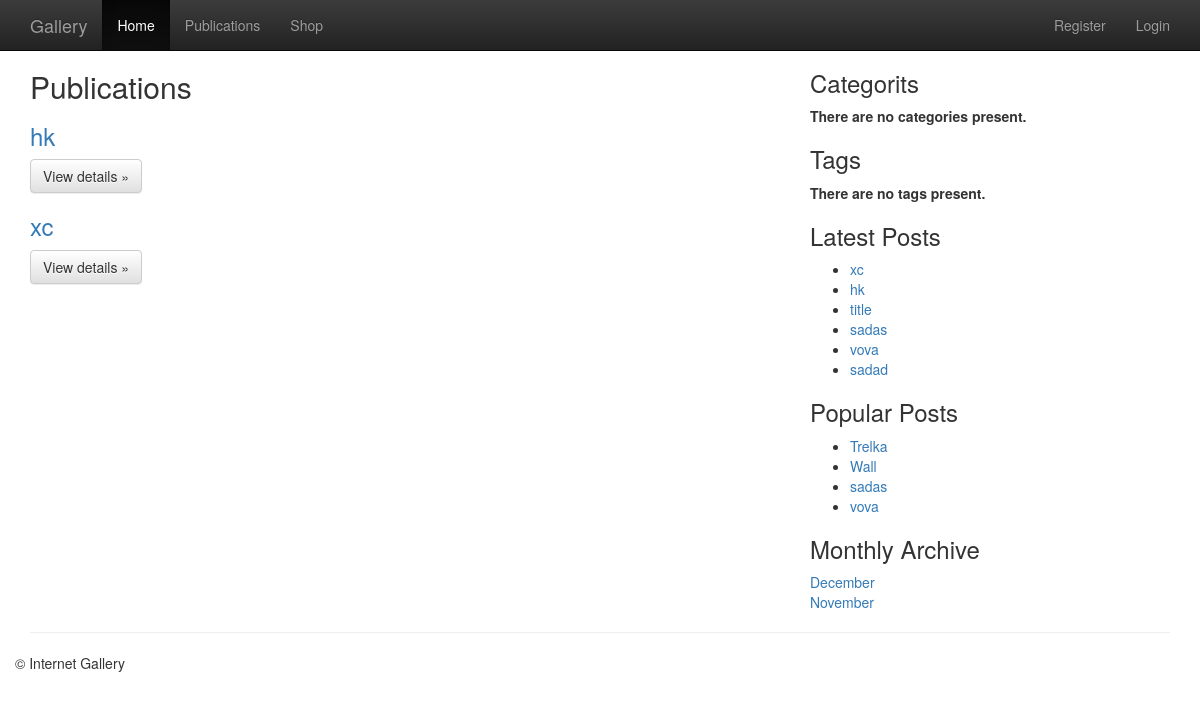
The app's page /blog/archive/2016/12/ with its own data.
### blog/models.py (models this page shows, shortened)
@python_2_unicode_compatible
class Article(models.Model):
    ARTICLE_STATUS = (
        ('D', 'Not Reviewed'),
        ('P', 'Published'),
        ('E', 'Expired'),
    )
    title = models.CharField(max_length=100, unique=True)
    slug = models.SlugField(max_length=100, unique=True, verbose_name='slug')
    status = models.IntegerField(default=0)
    content = models.TextField()
    status = models.CharField(max_length=1, choices=ARTICLE_STATUS, default='D')
    category = models.ForeignKey(Category, verbose_name="the related category")
    tags = models.ManyToManyField(Tag, verbose_name="the related tags", related_name="keyword_set", blank=True)
    views = models.IntegerField(default=0)
    publish_date = models.DateTimeField(auto_now=True, editable=False, help_text="Please use the following format: <em>YYYY-MM-DD</em>.")
    created_date = models.DateTimeField(auto_now_add=True, editable=False)
    def was_published_recently(self):
        return self.publish_date >= timezone.now() - datetime.timedelta(days=1)
    was_published_recently.admin_order_field = 'publish_date'
    was_published_recently.boolean = True
    was_published_recently.short_description = 'Published recently?'

### blog/views.py (the view)
# urls.py: url(r"^archive/(\d+)/(\d+)/$", views.monthly_archive , name='archive'),
def monthly_archive(request, year, month):
    posts = Article.objects.filter(created_date__year=year, created_date__month=month)
    paginator = Paginator(posts, 2)
    try: page = int(request.GET.get("page", '1'))
    except ValueError: page = 1
    try:
        posts = paginator.page(page)
    except (InvalidPage, EmptyPage):
        posts = paginator.page(paginator.num_pages)
    return render(request,"blog/month_archive.html",dict(blog_list=posts, months=monthly_archive_list(), archive=True))

### blog/templatetags/latest_posts.py (called while the page is built)
@register.inclusion_tag('blog/_latest_posts.html') # регистрируем тег и подключаем шаблон _latest_posts
def latest_posts():
    posts = Article.objects.order_by('-publish_date').filter(status='P')[:6]
    return locals()

### blog/templatetags/popular_posts.py (called while the page is built)
@register.inclusion_tag('blog/_popular_posts.html') # регистрируем тег и подключаем шаблон _popular_posts
def popular_posts():
    posts = Article.objects.filter(views__gte=5).filter(status='P')[:6]
    return locals()

### blog/views.py (called while the page is built)
def monthly_archive_list():
    if not Article.objects.count(): return []
    year, month = time.localtime()[:2]
    first = Article.objects.order_by("created_date")[0]
    fyear = first.created_date.year
    fmonth = first.created_date.month
    months = []
    for y in range(year, fyear-1, -1):
        start, end = 12, 0
        if y == year: start = month
        if y == fyear: end = fmonth-1
        for m in range(start, end, -1):
            months.append((y, m, month_name[m]))
    return months

### cart/processors/context_processors.py (called while the page is built)
def cart(request):
    return {'cart': Cart(request) }

### templates/blog/month_archive.html (shortened to what this page needs)
{% extends "base.html" %}
{% load latest_posts popular_posts %}
{% block content %}
      <div class="row">
        <div class="col-md-8">
          <h2>Publications</h2>
              {% if blog_list %}
                {% for item in blog_list %}
                  <h3><a href ="{% url 'blog:detail' item.slug %}">{{ item.title }}</a></h3>
                    <p><a class="btn btn-default" href="{% url 'blog:detail' item.slug %}" role="button">View details &raquo;</a></p>
                {% endfor %}
              {% else %}
                <li>Sorry, no items in this list.</li>
              {% endif %}
        </div>
        <div class="col-md-4">
          <h3>Categorits</h3>
          {% if categories_list %}
            <ul>
                {% for category in categories_list %}
                <li><a href ="{% url 'blog:category' category.slug %}">{{ category.name }}</a></li>
                {% endfor %}
            </ul>
            {% else %}
            <strong>There are no categories present.</strong>
          {% endif %}
          <h3>Tags</h3>
          {% if tags_name %}
            <ul>
                {% for tag in tags_name %}
                <li><a href ="">{{ tag.name }}</a></li>
                {% endfor %}
            </ul>
            {% else %}
            <strong>There are no tags present.</strong>
          {% endif %}
          <h3>Latest Posts</h3>
          <div>
          {% latest_posts %}
          </div>
          <h3>Popular Posts</h3>
          <div>
          {% popular_posts %}
          </div>
          <h3>Monthly Archive</h3>
          <div>
          {% for month in months %}
            <a href="{% url 'blog:archive' month.0 month.1 %}">{{ month.2 }}</a> <br />
        {% endfor %}
        </div>
       </div>
      </div>
{% endblock content %}

### templates/blog/_latest_posts.html
<ul>
  {% for p in posts %}
    <li><a href="{% url 'blog:detail' p.slug %}">{{ p.title }}</a>
  {% endfor %}
</ul>

### templates/blog/_popular_posts.html
<ul>
  {% for p in posts %}
    <li><a href="{% url 'blog:detail' p.slug %}">{{ p.title }}</a>
  {% endfor %}
</ul>

### templates/includes/header.html (style rules this page uses)
body { padding-top: 50px; padding-bottom: 20px; }

### records on screen
Article: title "hk"
Article: title "xc"
Article: title "title"
Article: title "sadas"
Article: title "vova"
Article: title "sadad"
Article: title "Trelka"
Article: title "Wall"

### other values on screen
{{ month.2 }} "December" "November"
